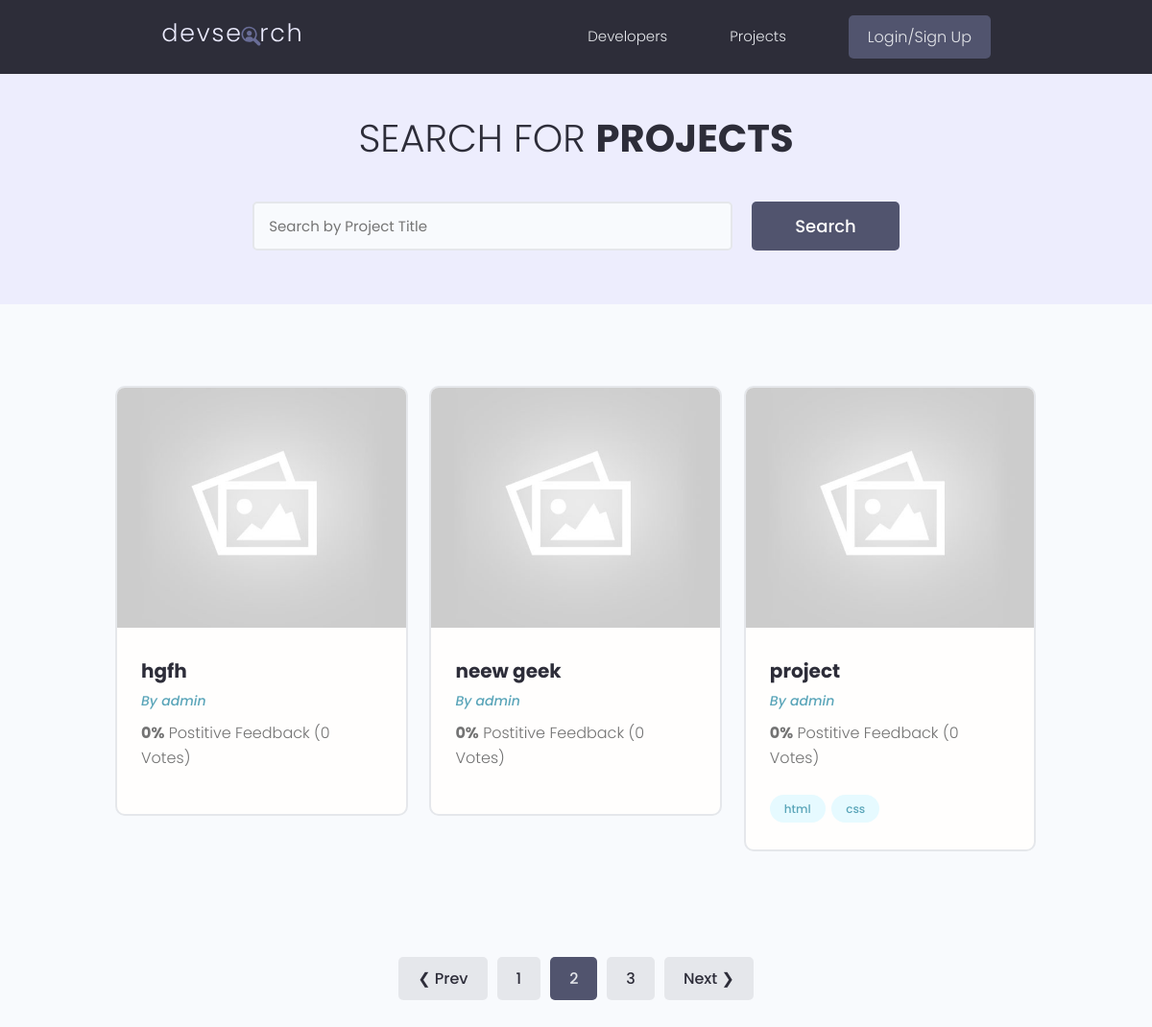
Screenshot of /projects/?page=2 with the database file from the repository.
### projects/models.py (models this page shows, shortened)
class Project(models.Model):
    id = models.UUIDField(default=uuid.uuid4, unique=True, primary_key=True, editable=False)
    owner = models.ForeignKey(Profile, null=True, blank=True, on_delete=models.SET_NULL)
    title = models.CharField(max_length=2000)
    description = models.TextField(null=True, blank=True)
    image = models.ImageField(default="default.jpg")
    tags = models.ManyToManyField('Tag', blank=True)
    demo_link = models.URLField(max_length=2000, null=True, blank=True)
    source_link = models.URLField(max_length=2000, null=True, blank=True)
    vote_total = models.IntegerField(default=0, null=True, blank=True)
    vote_ratio = models.IntegerField(default=0, null=True, blank=True)
    created = models.DateTimeField(auto_now_add=True)
    class Meta:
        ordering = ["-vote_ratio", "-vote_total", "title"]

class Tag(models.Model):
    id = models.UUIDField(default=uuid.uuid4, unique=True, primary_key=True, editable=False)
    name = models.CharField(max_length=300)
    created = models.DateTimeField(auto_now_add=True)
    def __str__(self):
        return self.name

### users/models.py (models this page shows)
class Profile(models.Model):
    id = models.UUIDField(default=uuid.uuid4, unique=True,
                            primary_key=True, editable=False)
    user = models.OneToOneField(
        User, null=True, blank=True, on_delete=models.CASCADE)
    name = models.CharField(max_length=200, null=True, blank=True)
    user_name = models.CharField(max_length=200, null=True, blank=True)
    email = models.EmailField(null=True, blank=True)
    headline = models.CharField(max_length=800, null=True, blank=True)
    bio = models.TextField(null=True, blank=True)
    location = models.CharField(max_length=200, null=True, blank=True)
    profile_image = models.ImageField(
        null=True, blank=True, upload_to="profiles/", default="profiles/user-default.png")
    social_github = models.URLField(max_length=200, null=True, blank=True)
    social_twitter = models.URLField(max_length=200, null=True, blank=True)
    social_linkedin = models.URLField(max_length=200, null=True, blank=True)
    social_youtube = models.URLField(max_length=200, null=True, blank=True)
    social_website = models.URLField(max_length=200, null=True, blank=True)
    created = models.DateTimeField(auto_now_add=True)
    def __str__(self):
        return str(self.user.username)
    class Meta:
        ordering = ["created"]

### projects/views.py (the view)
# urls.py: path("projects/", views.getProjects),
def projects(request):
    search_query, projects = searchProjects(request)
    try:
        pages, projects = paginateProjects(request, search_query, projects)
    except Exception as error:
        return error.args[0]
    context = {
        "projects": projects,
        "search_query": search_query,
        "pages": pages
    }
    return render(request, 'projects/projects.html', context)

### projects/utils.py (called while the page is built)
def searchProjects(request) -> tuple[str, list]:
    search_query = ""
    if request.GET.get("search_query"):
        search_query = request.GET.get("search_query")
    tags = Tag.objects.filter(name__icontains=search_query)
    projects = Project.objects.filter(Q(title__icontains=search_query) |
                                        Q(owner__user_name__icontains=search_query) |
                                        Q(tags__in=tags)).distinct()
    return search_query, projects

### projects/templates/projects/projects.html (shortened to what this page needs)
{% extends 'main.html' %} {% block content %}
<main class="projects">
    <section class="hero-section text-center">
        <div class="container container--narrow">
            <div class="hero-section__box">
                <h2>Search for <span>Projects</span></h2>
            </div>
            <div class="hero-section__search">
                <form id="search-form" class="form" action="{% url 'projects' %}" method="get">
                    <div class="form__field">
                        <input class="input input--text" id="formInput#search" type="text" name="search_query"
                            placeholder="Search by Project Title" value="{{ search_query }}"/>
                    </div>
                    <input class="btn btn--sub btn--lg" type="submit" value="Search" />
                </form>
            </div>
        </div>
    </section>
    <section class="projectsList">
        <div class="container">
            <div class="grid grid--three">
                {% for project in projects %}
                <div class="column">
                    <div class="card project">
                        <a href="{% url 'project' project.id %}" class="project">
                            <img class="project__thumbnail" src="{{project.image.url}}" alt="project thumbnail" />
                            <div class="card__body">
                                <h3 class="project__title">{{project.title}}</h3>
                                <p><a class="project__author" href="{% url 'user-profile' project.owner.id %}">By {{project.owner}}</a></p>
                                <p class="project--rating">
                                    <span style="font-weight: bold;">{{project.vote_ratio}}%</span> Postitive
                                    Feedback ({{project.vote_total}} Vote{{project.vote_total|pluralize}})
                                </p>
                                <div class="project__tags">
                                    {% for tag in project.tags.all %}
                                    <span class="tag tag--pill tag--main">
                                        <small>{{tag}}</small>
                                    </span>
                                    {% endfor %}
                                </div>
                            </div>
                        </a>
                    </div>
                </div>
                {% endfor %}
            </div>
        </div>
    </section>
    {% include 'pagination.html' with queryset=projects pages=pages %}
</main>
{% endblock content %}

### static/styles/app.css (style rules this page uses)
:root { --color-sub: #2d2d39; }
.btn--sub { background-color: var(--color-sub-light); }
.card { border: 2px solid var(--color-light); }
img { width: 100%; }
.hero-section { height: 40vh; display: flex; align-items: center; background-color: var(--color-sub); }
.hero-section__box { margin-bottom: 4rem; }
.hero-section__box > h2, .hero-section__box > h2 > span { font-size: 4rem; color: var(--color-light); line-height: 1.3; text-transform: uppercase; }
.hero-section__box > h2 { font-weight: 300; }
.hero-section__box > h2 > span { font-weight: 700; }
.hero-section__search > .form { display: flex; align-items: center; justify-content: center; gap: 2rem; }
.hero-section__search > .form input.input--text { width: 50rem; }
.project__author { font-size: 1.4rem; font-style: italic; }
.project--rating { margin-bottom: 1.6em; margin-top: .5em; }
.projects > .hero-section { background: var(--color-sub-lighter); height: 30vh; }
.projects .hero-section__box { margin-bottom: 2.5rem; }
.projects .hero-section__box > h2 { color: var(--color-sub); }
.projects .hero-section__box > h2 > span { font-weight: 700; color: var(--color-sub); }
.projectsList { margin-top: 8rem; }
.project__thumbnail { height: 25rem; object-fit: cover; object-position: top center; }
.project__title { font-size: 2rem; font-weight: 700; color: var(--color-sub); }

### static/uikit/styles/modules/_variables.css (style rules this page uses)
:root { --color-main: #5aa5b9; --color-main-light: #e6faff; --color-sub: #3f4156; --color-sub-light: #51546e; --color-sub-lighter: #ededfd; --color-text: #737373; --color-gray: #8b8b8b; --color-light: #e5e7eb; --color-light-gray: #767676; --color-bg: #f8fafd; --color-white: #fffefd; --color-white-light: #f3f3f3; --color-success: #359e64; --color-success-bg: #def8e8; --color-error: #fc4b0b; --color-error-bg: #fff2ee; --font-base: 'Poppins', arial, helvetica, 'Segoe UI', roboto, ubuntu, sans-serif; --font-monospace: 'Fira Code', 'Courier New', courier, monospace; --font-regular: 300; --font-medium: 500; --font-bold: 700; --generic-shadow: 1px 1px 5px #00000010; --generic-transition: all 0.3s ease-in-out; }

### static/uikit/styles/modules/_base.css (style rules this page uses)
* { margin: 0; padding: 0; box-sizing: border-box; text-rendering: optimizeLegibility; color: inherit; font-size: inherit; }
html { font-size: 50%; }
@media only screen and (min-width: 480px) { html { font-size: 56.25%; } }
@media only screen and (min-width: 1200px) { html { font-size: 62.5%; } }
body { line-height: 1.6; font-weight: 400; font-size: 1.5rem; color: var(--color-text); background-color: var(--color-bg); min-height: 100vh; }

### static/uikit/styles/modules/_typography.css (style rules this page uses)
* { font-family: var(--font-base); }
h2 { font-size: 3.6rem; font-weight: var(--font-bold); }
h3 { font-size: 3.2rem; font-weight: var(--font-medium); }
p, span, strong { font-size: 1.6rem; color: var(--color-text); font-weight: var(--font-regular); }
a { padding-bottom: 2px; text-decoration: none; display: inline-block; color: var(--color-main); font-weight: var(--font-medium); }

### static/uikit/styles/modules/_utilities.css (style rules this page uses)
.container { width: 92%; max-width: 165rem; margin: 0 auto; box-sizing: border-box; }
.container--narrow { width: 92%; max-width: 120rem; }
@media screen and (min-width: 1000px) { .container { width: 90%; } }
@media screen and (min-width: 1000px) { .container--narrow { width: 85%; } }
@media screen and (min-width: 1200px) { .container { width: 80%; } }
@media screen and (min-width: 1200px) { .container--narrow { width: 72%; } }
.text-center { text-align: center; }

### static/uikit/styles/modules/_button.css (style rules this page uses)
.btn { display: inline-block; position: relative; cursor: pointer; background-color: var(--color-light); font-weight: var(--font-medium); color: var(--color-sub); text-decoration: none; padding: 1rem 2rem; border-radius: 0.5rem; border: none; width: -webkit-fit-content; width: -moz-fit-content; width: fit-content; height: -webkit-fit-content; height: -moz-fit-content; height: fit-content; font-size: 1.6rem; outline-width: 0; outline-color: transparent; -webkit-backface-visibility: hidden; backface-visibility: hidden; transition: all 0.3s ease-in-out; }
.btn--sub { background-color: var(--color-sub); color: var(--color-white); }
.btn--lg { font-size: 1.8rem; padding: 1.2rem 4.5rem; }

### static/uikit/styles/modules/_card.css (style rules this page uses)
.card { border-radius: 1rem; background-color: var(--color-white); border: 1.5px solid var(--color-light); width: auto; height: auto; margin-top: 0.5rem; margin-bottom: 0.5rem; overflow: hidden; }
.card__body, .card__header { padding: 2rem 2.5rem; }

### rows the page displays
Project: image (placeholder picture), title "hgfh", owner "admin", vote_ratio "0", vote_total "0"
Project: image (placeholder picture), title "neew geek", owner "admin", vote_ratio "0", vote_total "0"
Project: image (placeholder picture), title "project", owner "admin", vote_ratio "0", vote_total "0"
Tag: name "html"
Tag: name "css"

### other values shown
{{ page }} "1" "2" "3"
